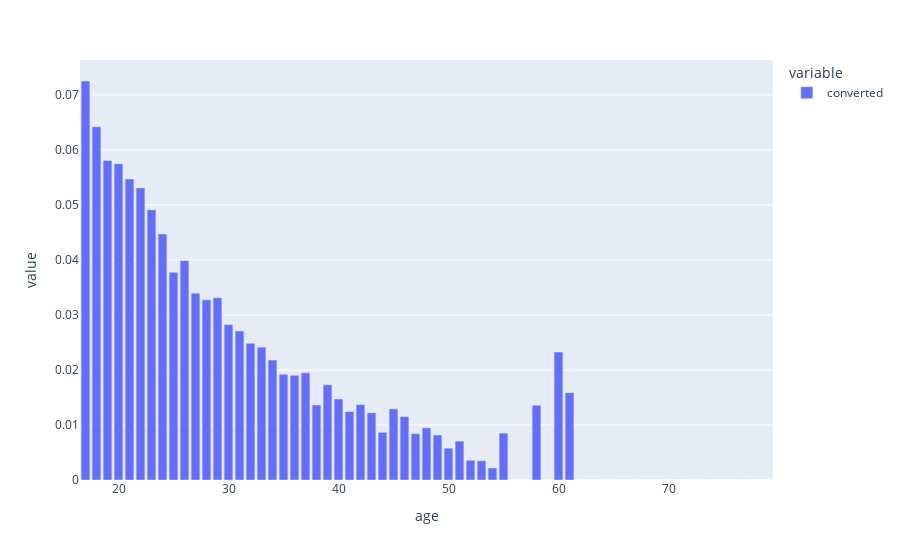

The notebook cell this image was saved under:
### Code cell
age = data.loc[data["age"] < 100,:].groupby("age")["converted"].mean()
px.bar(age)

### Figure 1 — Plotly figure (JSON) as saved in the notebook; plotly's stock layout.template omitted (floating-point values rounded to 4 significant figures)
{"data": [{"alignmentgroup": "True", "hovertemplate": "variable=converted<br>age=%{x}<br>value=%{y}<extra></extra>", "legendgroup": "converted", "marker": {"color": "#636efa", "pattern": {"shape": ""}}, "name": "converted", "offsetgroup": "converted", "orientation": "v", "showlegend": true, "textposition": "auto", "type": "bar", "x": [17, 18, 19, 20, 21, 22, 23, 24, 25, 26, 27, 28, 29, 30, 31, 32, 33, 34, 35, 36, 37, 38, 39, 40, 41, 42, 43, 44, 45, 46, 47, 48, 49, 50, 51, 52, 53, 54, 55, 56, 57, 58, 59, 60, 61, 62, 63, 64, 65, 66, 67, 68, 69, 70, 72, 73, 77, 79], "xaxis": "x", "y": [0.07253, 0.06421, 0.05809, 0.0575, 0.05471, 0.0531, 0.04911, 0.04473, 0.03776, 0.03992, 0.03394, 0.03276, 0.03312, 0.02825, 0.02709, 0.02485, 0.02414, 0.02181, 0.01922, 0.01903, 0.01949, 0.01364, 0.0173, 0.01473, 0.01245, 0.01372, 0.01221, 0.008666, 0.01293, 0.01151, 0.008426, 0.009484, 0.00818, 0.005771, 0.007071, 0.003593, 0.003503, 0.002179, 0.008523, 0, 0, 0.01361, 0, 0.02326, 0.01587, 0, 0, 0, 0, 0, 0, 0, 0, 0, 0, 0, 0, 0], "yaxis": "y"}], "layout": {"barmode": "relative", "legend": {"title": {"text": "variable"}, "tracegroupgap": 0}, "margin": {"t": 60}, "xaxis": {"anchor": "y", "domain": [0, 1], "title": {"text": "age"}}, "yaxis": {"anchor": "x", "domain": [0, 1], "title": {"text": "value"}}}}
